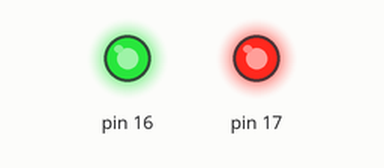
Simulated run of this sketch. Board: Arduino Mega 2560, built with avr-gcc and run on an emulated ATmega2560. On the bench: output pins drawn as LEDs (lit = HIGH). At 0.0 s the program stops and its outputs stay as they are.

Above: at 0.1 s.
Timing chart, 0 to 1.5 s (numbered marks = the images above):
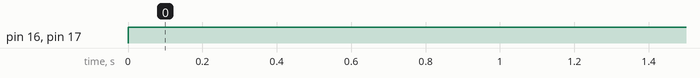

Measured:
- by itself, pin 16, pin 17: LOW → HIGH at 0.00 s

The sketch:

ETALVIS_Problem_01_03.ino
```cpp
//LEDs - Set 1 - Problem 3 - Assessment
//Problem: Connect two LEDs to port H bit 0 & bit 1. Glow LSB 2 LEDs only (bit 0 & bit 1)
void setup() {
  // put your setup code here, to run once:
  volatile char *ddrH,*outH;
  ddrH = 0x101;
  *ddrH = 0x03;//making bit 0 & bit 1 od PORTH as OUTPUT
  outH = 0x102;
  while(1)
  {
    *outH = *ddrH;// Glow LSB 2 LEDs only (bit 0 & bit 1)
  }

}

void loop() {
  // put your main code here, to run repeatedly:
}
```
